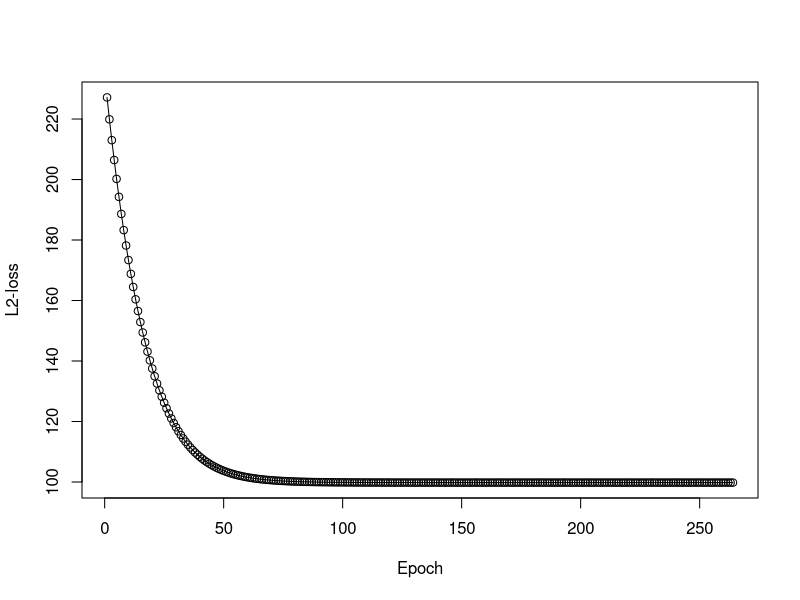
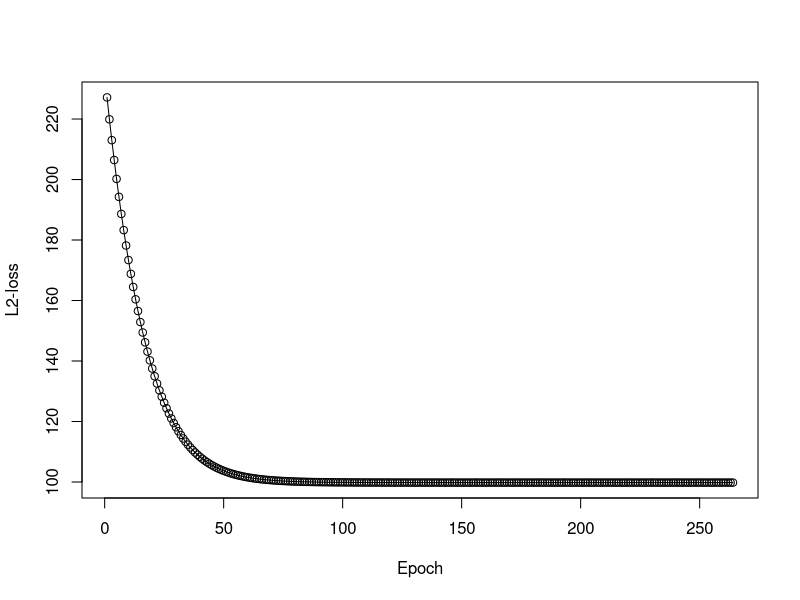

Generate these figures, in order, with R:
gradientR<-function(y, X, epsilon,eta, iters){
  epsilon = 0.0001
  X = as.matrix(data.frame(rep(1,length(y)),X))
  N= dim(X)[1]
  print("Initialize parameters...")
  theta.init = as.matrix(rnorm(n=dim(X)[2], mean=0,sd = 1)) # Initialize theta
  theta.init = t(theta.init)
  e = t(y) - theta.init%*%t(X)
  grad.init = -(2/N)%*%(e)%*%X
  theta = theta.init - eta*(1/N)*grad.init
  l2loss = c()
  for(i in 1:iters){
    l2loss = c(l2loss,sqrt(sum((t(y) - theta%*%t(X))^2)))
    e = t(y) - theta%*%t(X)
    grad = -(2/N)%*%e%*%X
    theta = theta - eta*(2/N)*grad
    if(sqrt(sum(grad^2)) <= epsilon){
      break
    }
  }
  print("Algorithm converged")
  print(paste("Final gradient norm is",sqrt(sum(grad^2))))
  values<-list("coef" = t(theta), "l2loss" = l2loss)
  return(values)
}

normalest <- function(y, X){
  X = data.frame(rep(1,length(y)),X)
  X = as.matrix(X)
  theta = solve(t(X)%*%X)%*%t(X)%*%y
  return(theta)
}

y = rnorm(n = 10000, mean = 0, sd = 1)
x1 = rnorm(n = 10000, mean = 0, sd = 1)
x2 = rnorm(n = 10000, mean = 0, sd = 1)
x3 = rnorm(n = 10000, mean = 0, sd = 1)
x4 = rnorm(n = 10000, mean = 0, sd = 1)
x5 = rnorm(n = 10000, mean = 0, sd = 1)

ptm <- proc.time()
gdec.eta1 = gradientR(y = y, X = data.frame(x1,x2,x3, x4,x5), eta = 100, iters = 1000)

proc.time() - ptm

normalest(y=y, X = data.frame(x1,x2,x3,x4,x5))

gdec.eta1$coef

plot(1:length(gdec.eta1$l2loss),gdec.eta1$l2loss,xlab = "Epoch", ylab = "L2-loss")
lines(1:length(gdec.eta1$l2loss),gdec.eta1$l2loss)

plot(1:length(gdec.eta1$l2loss),gdec.eta1$l2loss,xlab = "Epoch", ylab = "L2-loss")
lines(1:length(gdec.eta1$l2loss),gdec.eta1$l2loss)